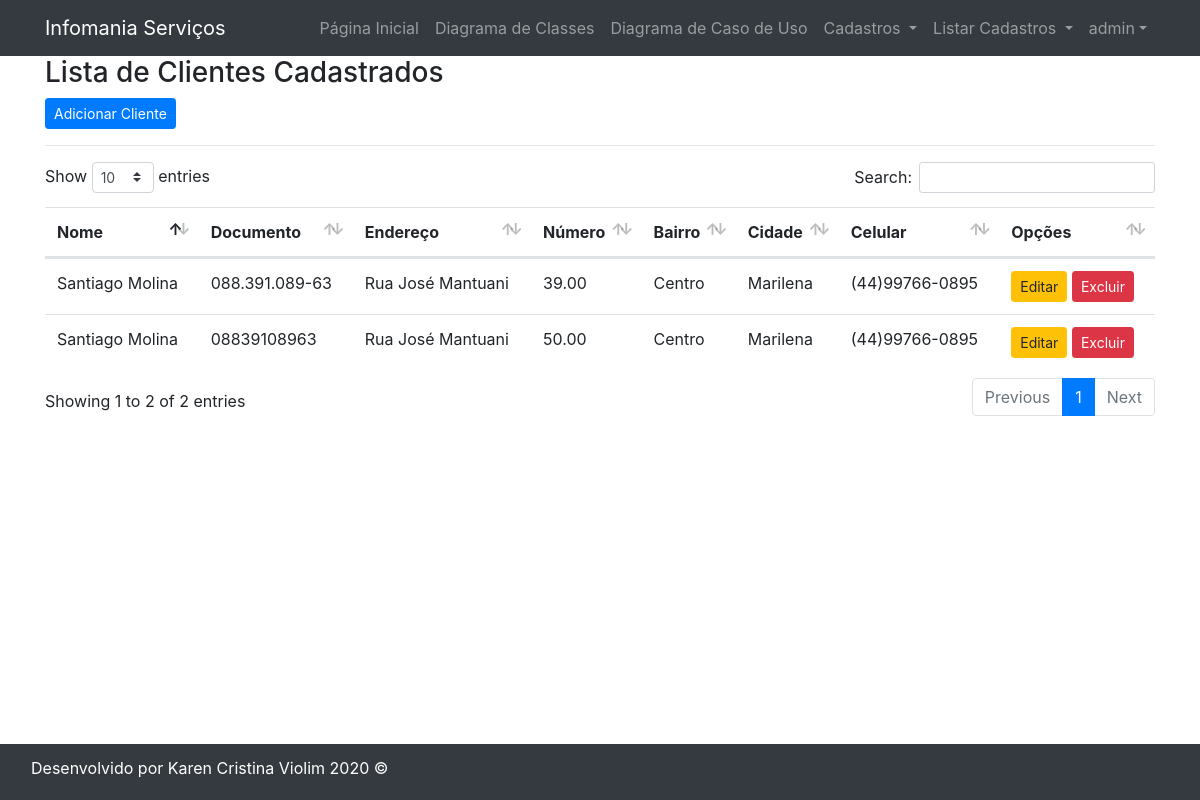
Page /listar/cliente/ (signed in) on the earlier database version.
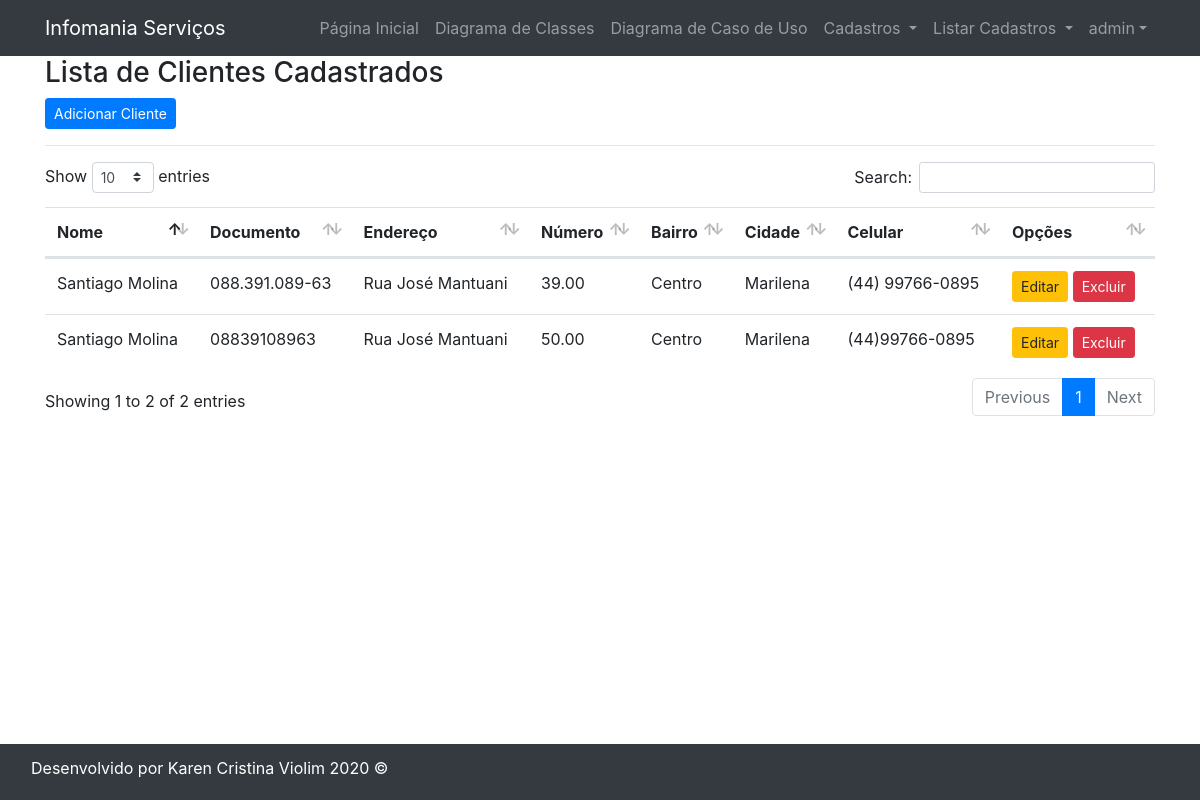
Same page on the later database version.
### cadastros/models.py (models this page shows, shortened)
class Cliente(models.Model):
    nome_cliente = models.CharField(max_length=120, verbose_name="Nome Cliente")
    documento = models.CharField(max_length=25, verbose_name="CPF ou CNPJ", unique=True)
    cep = models.CharField(max_length=20)
    endereco = models.CharField(max_length=120)
    numero = models.DecimalField(decimal_places=2, max_digits=4)
    bairro = models.CharField(max_length=50)
    cidade = models.CharField(max_length=50)
    celular = models.CharField(max_length=20)
    email = models.CharField(max_length=200, blank=True, null=True)

### cadastros/views.py (the view)
# urls.py: path('listar/cliente/', ClienteList.as_view(), name='listar-cliente'),
class ClienteList(LoginRequiredMixin, ListView):
    login_url = reverse_lazy('login')
    model = Cliente
    template_name = 'cadastros/listas/cliente.html'

### cadastros/templates/cadastros/listas/cliente.html (shortened to what this page needs)
{% extends 'paginas/modelo.html' %} {% load static %} {% block menu %}
<div class="col-md-12">
    <h3>Lista de Clientes Cadastrados</h3>
    <a href="{% url 'cadastrar-cliente' %}" class="btn btn-primary btn-sm">Adicionar Cliente</a>
    <hr>
    <div class="table responsive">
        <table class="table table striped" id="tabela_cliente">
            <thead>
                <tr>
                    <th>Nome</th>
                    <th>Documento</th>
                    <th>Endereço</th>
                    <th>Número</th>
                    <th>Bairro</th>
                    <th>Cidade</th>
                    <th>Celular</th>
                    <th>Opções</th>
                </tr>
            </thead>
            <tbody>
                {% for cliente in object_list %}
                <tr>
                    <td>{{ cliente.nome_cliente }}</td>
                    <td>{{ cliente.documento }}</td>
                    <td>{{ cliente.endereco }}</td>
                    <td>{{ cliente.numero }}</td>
                    <td>{{ cliente.bairro }}</td>
                    <td>{{ cliente.cidade }}</td>
                    <td>{{ cliente.celular }}</td>
                    <td>
                        <a href="{% url 'editar-cliente' cliente.pk %}" class="btn btn-warning btn-sm" title="Excluir">Editar</a>
                        <a href="{% url 'excluir-cliente' cliente.pk%}" class="btn btn-danger btn-sm" title="Editar">Excluir</a>
                    </td>
                </tr>
                {% empty %}
                <tr>
                    <td colspan="3">Nenhum campo registrado.</td>
                </tr>
                {% endfor %}
            </tbody>
        </table>
    </div>
</div>
{% endblock %} {% block lateral %} {% endblock %}

Differences in the rows shown:
changed Cliente (number 1 of 2 on the later page): celular "(44)99766-0895" → "(44) 99766-0895"
